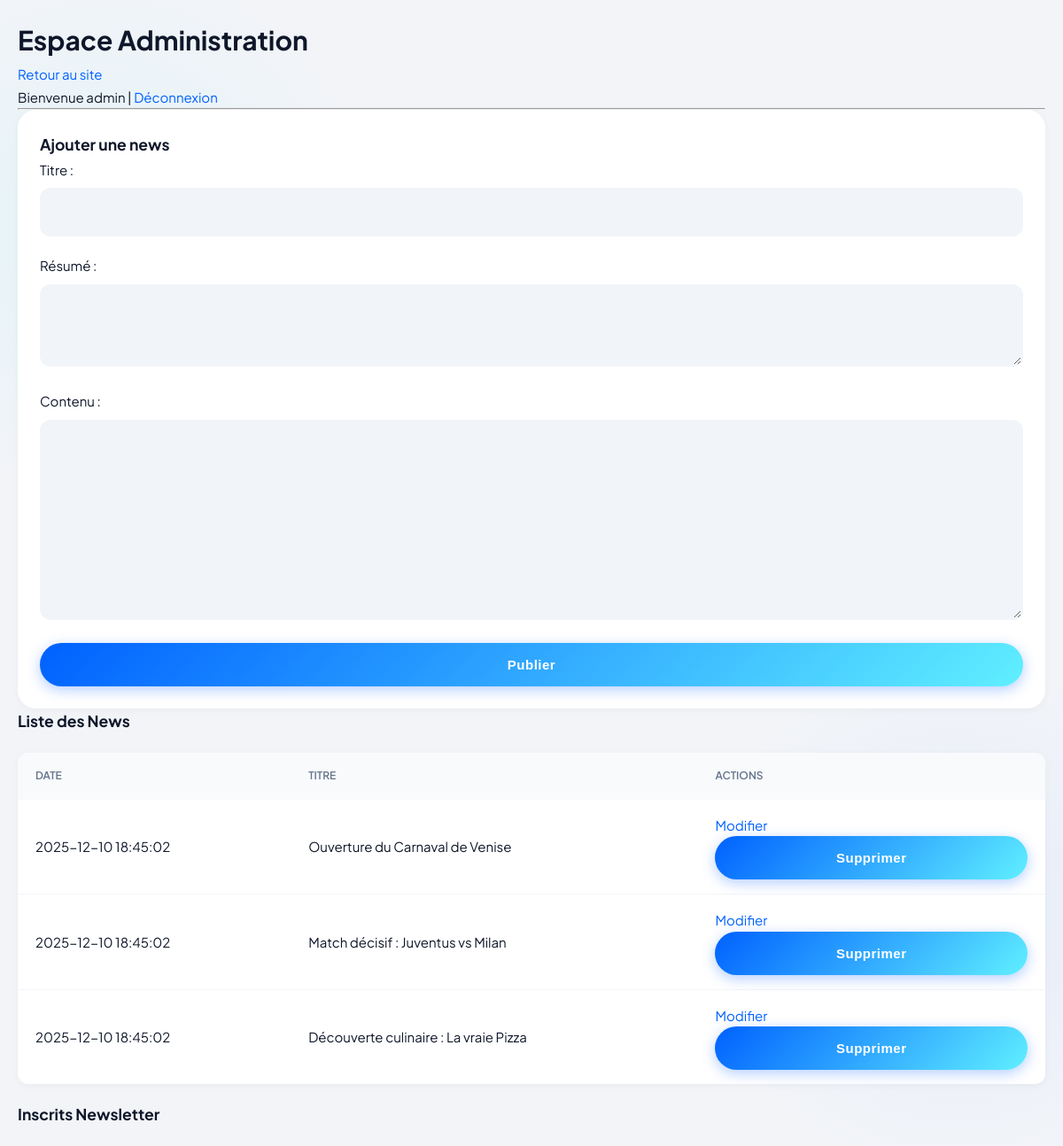
The page /admin.php (signed in) on the database its author committed.
### tables this page shows
CREATE TABLE IF NOT EXISTS News (
    news_id INT AUTO_INCREMENT PRIMARY KEY,
    titre VARCHAR(255) NOT NULL,
    resume TEXT NOT NULL,
    contenu TEXT NOT NULL,
    date_publication DATETIME DEFAULT CURRENT_TIMESTAMP
);

### admin.php (the view, shortened to what this page needs)
<?php
require __DIR__ . '/db.php';
function e($s){ return htmlspecialchars($s ?? '', ENT_QUOTES, 'UTF-8'); }
$err = "";
$is_admin = isset($_SESSION['admin_logged']) && $_SESSION['admin_logged'] === true;
$edit_mode = false;
$titre = $resume = $contenu = "";
?>
<!doctype html>
<html lang="fr">
<head>
<link rel="stylesheet" href="assets/style.css">
</head>
<body>
<div class="site-container" style="padding:20px;">
    <h1>Espace Administration</h1>
    <a href="index.php">Retour au site</a>
    <?php if (!$is_admin): ?>
        <div class="login-panel">
            <h3>Se connecter</h3>
            <?php if($err): ?><p class="error"><?= e($err) ?></p><?php endif; ?>
            <form method="post">
                <label>Login: <input type="text" name="login" required></label><br><br>
                <label>Pass: <input type="password" name="password" required></label><br><br>
                <button type="submit" name="login_submit">Connexion</button>
            </form>
        </div>
    <?php else: ?>
        <p>Bienvenue <?= e($_SESSION['admin_login'] ?? 'Admin') ?> | <a href="admin.php?action=logout">Déconnexion</a></p>
        <hr>
        <div class="card">
            <h3><?= $edit_mode ? 'Modifier la news' : 'Ajouter une news' ?></h3>
            <form method="post">
                <label>Titre : <input type="text" name="titre" value="<?= e($titre) ?>" required style="width:100%"></label><br>
                <label>Résumé : <textarea name="resume" rows="3" required style="width:100%"><?= e($resume) ?></textarea></label><br>
                <label>Contenu : <textarea name="contenu" rows="10" required style="width:100%"><?= e($contenu) ?></textarea></label><br>
                <button type="submit" name="save_news"><?= $edit_mode ? 'Mettre à jour' : 'Publier' ?></button>
            </form>
        </div>
        <h3>Liste des News</h3>
        <table class="admin-table">
            <tr><th>Date</th><th>Titre</th><th>Actions</th></tr>
            <?php
            $stmt = $pdo->query("SELECT * FROM News ORDER BY date_publication DESC");
            while($r = $stmt->fetch(PDO::FETCH_ASSOC)):
            ?>
                <tr>
                    <td><?= e($r['date_publication']) ?></td>
                    <td><?= e($r['titre']) ?></td>
                    <td>
                        <a href="admin.php?edit=<?= (int)$r['news_id'] ?>">Modifier</a>
                        <form method="post" style="display:inline" onsubmit="return confirm('Supprimer ?')">
                            <button type="submit" name="del_news" value="<?= (int)$r['news_id'] ?>" class="link-like">Supprimer</button>
                        </form>
                    </td>
                </tr>
            <?php endwhile; ?>
        </table>
        <h3>Inscrits Newsletter</h3>
    <?php endif; ?>
</div>
</body>
</html>

### assets/style.css (style rules this page uses)
:root { --bg-body: #F2F4F8; --surface: #FFFFFF; --surface-translucent: rgba(255, 255, 255, 0.7); --primary-gradient: linear-gradient(135deg, #0061FF 0%, #60EFFF 100%); --primary-solid: #0061FF; --text-main: #0F172A; --text-muted: #64748B; --shadow-sm: 0 2px 8px rgba(0, 0, 0, 0.04); --shadow-lg: 0 12px 24px -6px rgba(0, 0, 0, 0.08), 0 4px 10px -4px rgba(0, 0, 0, 0.02); --shadow-hover: 0 20px 30px -10px rgba(0, 97, 255, 0.15); --radius-lg: 20px; --radius-sm: 12px; --ease-bounce: cubic-bezier(0.34, 1.56, 0.64, 1); --ease-smooth: cubic-bezier(0.4, 0, 0.2, 1); }
* { box-sizing: border-box; margin: 0; padding: 0; }
body { font-family: 'Plus Jakarta Sans', sans-serif; background-color: var(--bg-body); background-image: radial-gradient(circle at 10% 20%, rgba(96, 239, 255, 0.1) 0%, transparent 20%), radial-gradient(circle at 90% 80%, rgba(0, 97, 255, 0.05) 0%, transparent 20%); color: var(--text-main); line-height: 1.7; font-size: 15px; }
a { text-decoration: none; color: var(--primary-solid); transition: all 0.2s var(--ease-smooth); }
.site-container { max-width: 1280px; margin: 0 auto; padding: 40px 24px; }
.menu-vertical-item, .newsletter-box, .video-widget, .card { background: var(--surface); padding: 24px; border-radius: var(--radius-lg); box-shadow: var(--shadow-sm); border: 1px solid white; transition: all 0.3s var(--ease-smooth); }
input[type="text"], input[type="email"], input[type="password"], textarea { width: 100%; padding: 16px; margin: 8px 0 20px 0; border: 2px solid transparent; background: #f1f5f9; border-radius: 12px; font-family: inherit; font-size: 15px; transition: all 0.2s; }
button, input[type="submit"] { background: var(--primary-gradient); color: white; padding: 16px 32px; border: none; border-radius: 50px; font-size: 15px; font-weight: 700; cursor: pointer; width: 100%; letter-spacing: 0.5px; transition: all 0.3s var(--ease-bounce); box-shadow: 0 4px 15px rgba(0, 97, 255, 0.3); }
table { width: 100%; border-collapse: collapse; margin: 20px 0; background: white; border-radius: var(--radius-sm); overflow: hidden; box-shadow: var(--shadow-sm); }
th, td { padding: 16px 20px; text-align: left; }
th { background: #f8fafc; color: var(--text-muted); font-weight: 600; text-transform: uppercase; font-size: 0.75rem; }
td { border-bottom: 1px solid #f1f5f9; }
tr:last-child td { border-bottom: none; }

### rows shown on the page
news: date_publication "2025-12-10 18:45:02", titre "Ouverture du Carnaval de Venise", $r['news_id'] 1 (drawn)
news: date_publication "2025-12-10 18:45:02", titre "Match décisif : Juventus vs Milan", $r['news_id'] 2 (drawn)
news: date_publication "2025-12-10 18:45:02", titre "Découverte culinaire : La vraie Pizza", $r['news_id'] 3 (drawn)

### other values the page prints
$_SESSION['admin_login'] "admin"
